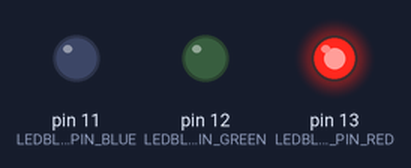
Simulated run of this sketch. Board: Arduino Uno, built with avr-gcc and run on an emulated ATmega328P. On the bench: output pins drawn as LEDs (lit = HIGH).

Above: at 0.2 s.
At 1.2 s:
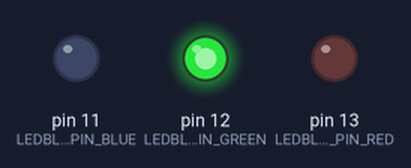
At 2.2 s:
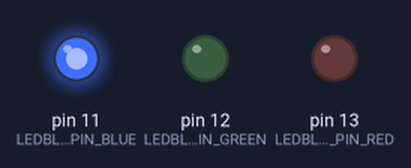
At 5.7 s:
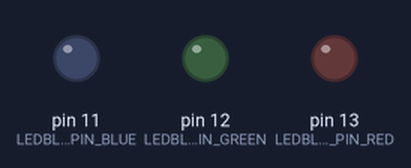
Timing chart, 0 to 6.9 s (numbered marks = the images above):
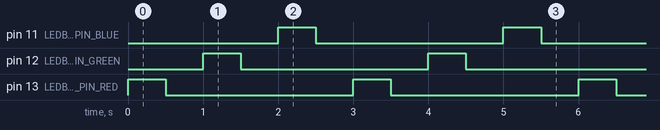

The sketch:

hearblink.ino
```cpp
// Define these at the top of your sketch.
#define LEDBLINK_PIN_BLUE    11    // I/O pin connected to the LED.
#define LEDBLINK_PIN_GREEN    12    // I/O pin connected to the LED.
#define LEDBLINK_PIN_RED    13    // I/O pin connected to the LED.
#define LEDBLINK_MS     500  // Blink rate (in milliseconds).

int ledColorPin[3] = {LEDBLINK_PIN_RED, LEDBLINK_PIN_GREEN, LEDBLINK_PIN_BLUE};
int i = 0;

void setup()
{
  // For ledBlink(), set LEDBLINK_PIN to output.
  pinMode(LEDBLINK_PIN_BLUE, OUTPUT);
  pinMode(LEDBLINK_PIN_GREEN, OUTPUT);
  pinMode(LEDBLINK_PIN_RED, OUTPUT);

}

void loop()
{
  // Blink the LED to let the user know we are still alive.

  ledBlink();

  // Do something.
}

//
// LED Heartbeat routine by Allen C. Huffman (www.appleause.com)
//
void ledBlink()
{
  static unsigned int  ledStatus = LOW;  // Last set LED mode.
  static unsigned long ledBlinkTime = 0; // LED blink time.


  // LED blinking heartbeat. Yes, we are alive.
  // For explanation, see:
  // http://playground.arduino.cc/Code/TimingRollover
  if ( (long)(millis()-ledBlinkTime) >= 0 )
  {
    // Toggle LED.
    ledStatus = (ledStatus==HIGH ? LOW : HIGH);

    if(i > 2) {
      i = 0;
    }

    digitalWrite(ledColorPin[i], ledStatus);

    if(ledStatus == LOW) {
      i++;
    }

    // Reset "next time to toggle" time.
    ledBlinkTime = millis()+LEDBLINK_MS;
  }
} // End of ledBlink()
```

Measured:
- by itself, pin 11 (LEDBLINK_PIN_BLUE), pin 12 (LEDBLINK_PIN_GREEN), pin 13 (LEDBLINK_PIN_RED): alternates HIGH for 0.50 s and LOW for 2.5 s
- by itself, everything shown: repeats every 3.0 s, in 6 steps
